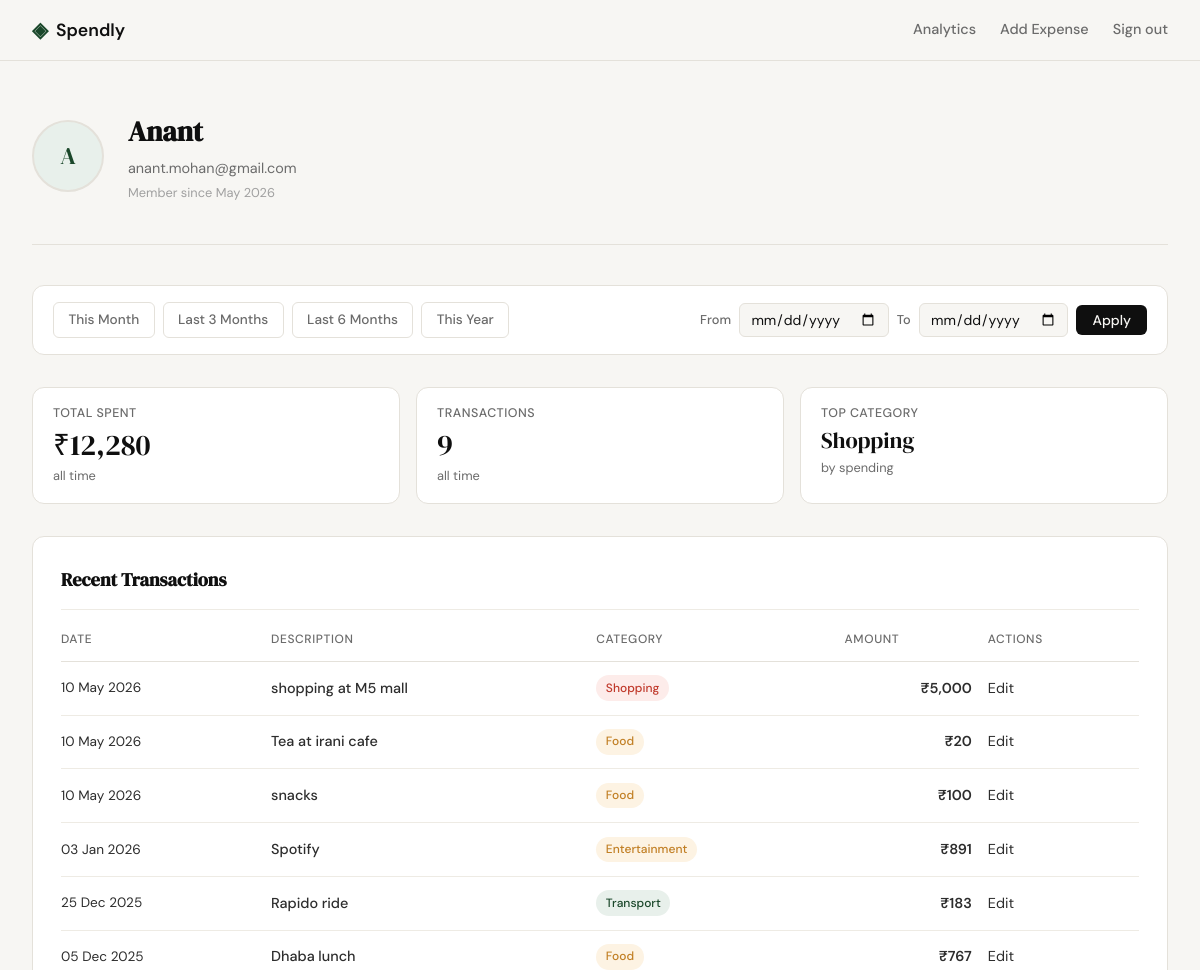
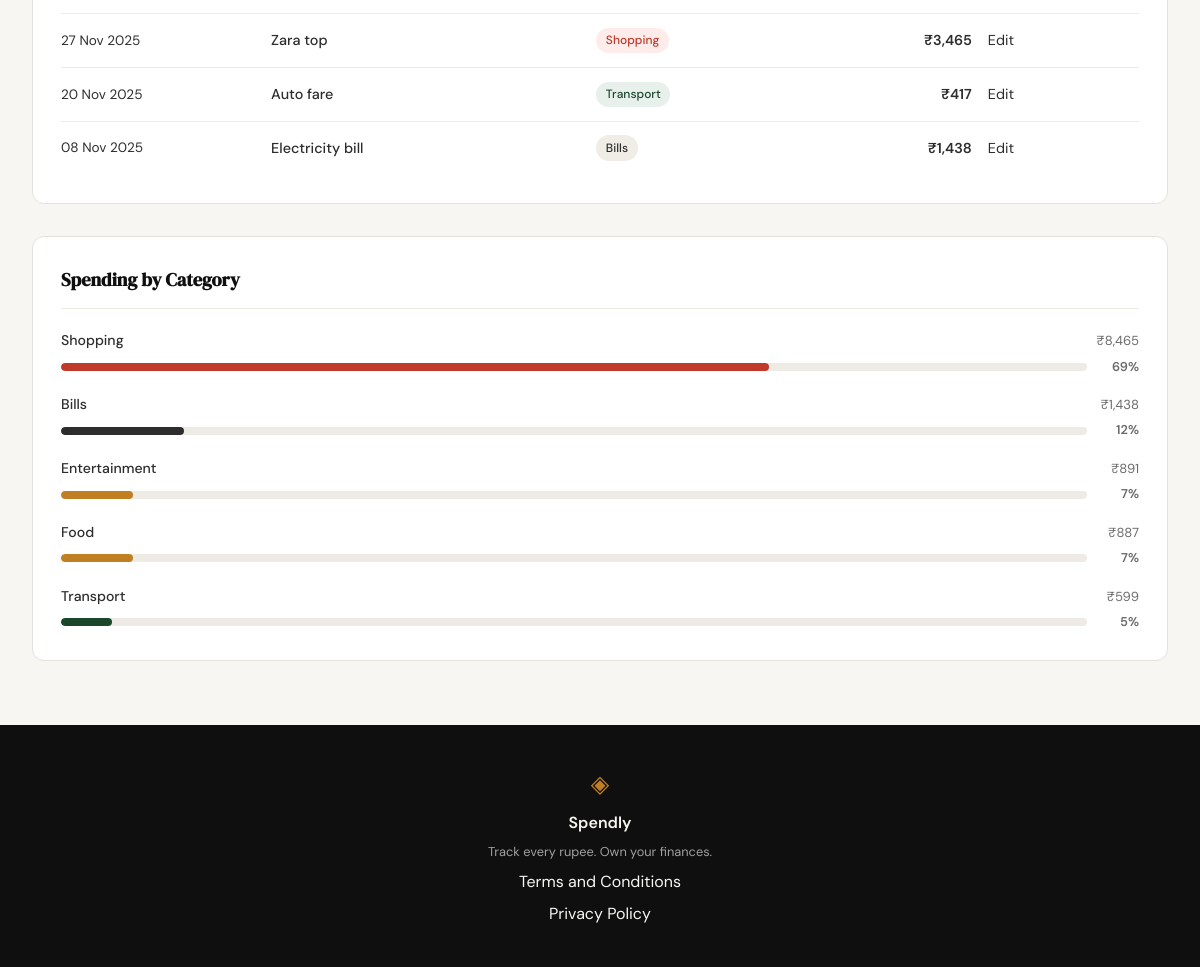
/profile (signed in), run on the app's committed database (2 pictures, top to bottom).
### tables this page shows
CREATE TABLE users (
            id            INTEGER   PRIMARY KEY AUTOINCREMENT,
            name          TEXT      NOT NULL,
            email         TEXT      UNIQUE NOT NULL,
            password_hash TEXT      NOT NULL,
            created_at    TIMESTAMP DEFAULT CURRENT_TIMESTAMP
        );

CREATE TABLE expenses (
            id         INTEGER   PRIMARY KEY AUTOINCREMENT,
            user_id    INTEGER   NOT NULL REFERENCES users(id) ON DELETE CASCADE,
            title      TEXT      NOT NULL,
            amount     REAL      NOT NULL,
            category   TEXT      NOT NULL CHECK(category IN (
                           'Food','Transport','Shopping','Bills',
                           'Entertainment','Health','Other')),
            date       TEXT      NOT NULL,
            note       TEXT,
            created_at TIMESTAMP DEFAULT CURRENT_TIMESTAMP
        );

### app.py (the view)
@app.route("/profile")
def profile():
    if not session.get("user_id"):
        return redirect(url_for("login"))
    today = date.today()
    presets = [
        {"label": "This Month",    "key": "this_month",    "from_date": today.replace(day=1).isoformat(),       "to_date": today.isoformat()},
        {"label": "Last 3 Months", "key": "last_3_months", "from_date": _months_ago(today, 3).isoformat(),      "to_date": today.isoformat()},
        {"label": "Last 6 Months", "key": "last_6_months", "from_date": _months_ago(today, 6).isoformat(),      "to_date": today.isoformat()},
        {"label": "This Year",     "key": "this_year",     "from_date": date(today.year, 1, 1).isoformat(),     "to_date": today.isoformat()},
    ]
    raw_from = request.args.get("from", "").strip()
    raw_to   = request.args.get("to",   "").strip()
    if raw_from and raw_to:
        try:
            datetime.strptime(raw_from, "%Y-%m-%d")
            datetime.strptime(raw_to,   "%Y-%m-%d")
        except ValueError:
            abort(400)
        from_date, to_date = raw_from, raw_to
    else:
        from_date = to_date = None
    active_preset = next(
        (p["key"] for p in presets if from_date == p["from_date"] and to_date == p["to_date"]),
        None,
    )
    if from_date and to_date:
        if active_preset:
            filter_label = next(p["label"] for p in presets if p["key"] == active_preset)
        else:
            d_from = datetime.strptime(from_date, "%Y-%m-%d")
            d_to   = datetime.strptime(to_date,   "%Y-%m-%d")
            filter_label = f"{d_from.strftime('%d %b')} – {d_to.strftime('%d %b %Y')}"
    else:
        filter_label = "all time"
    raw_user = get_user_by_id(session["user_id"])
    name_parts = raw_user["name"].split()
    initials = (name_parts[0][0] + (name_parts[-1][0] if len(name_parts) > 1 else "")).upper()
    member_since = datetime.strptime(
        raw_user["created_at"][:10], "%Y-%m-%d"
    ).strftime("%B %Y")
    user = {
        "name": raw_user["name"],
        "email": raw_user["email"],
        "initials": initials,
        "member_since": member_since,
    }
    raw_stats = get_expense_stats(session["user_id"], from_date=from_date, to_date=to_date)
    stats = {
        "total_spent": f"₹{raw_stats['total_spent']:,.0f}",
        "transaction_count": raw_stats["transaction_count"],
        "top_category": raw_stats["top_category"],
    }
    raw_txns = get_recent_expenses(session["user_id"], limit=10, from_date=from_date, to_date=to_date)
    transactions = [
        {
            "id": t["id"],
            "date": datetime.strptime(t["date"], "%Y-%m-%d").strftime("%d %b %Y"),
            "description": t["title"],
            "category": t["category"],
            "amount": f"₹{t['amount']:,.0f}",
        }
        for t in raw_txns
    ]
    categories = get_category_breakdown(session["user_id"], from_date=from_date, to_date=to_date)
    return render_template(
        "profile.html",
        user=user,
        stats=stats,
        transactions=transactions,
        categories=categories,
        presets=presets,
        filter_dates={"from_date": from_date or "", "to_date": to_date or "", "active_preset": active_preset},
        filter_label=filter_label,
    )

### app.py (called while the page is built)
def _months_ago(ref, n):
    total = ref.year * 12 + ref.month - 1 - n
    y, m = divmod(total, 12)
    m += 1
    d = min(ref.day, calendar.monthrange(y, m)[1])
    return date(y, m, d)

### database/db.py (called while the page is built)
def get_db():
    conn = sqlite3.connect(DB_PATH)
    conn.row_factory = sqlite3.Row
    conn.execute("PRAGMA foreign_keys = ON")
    return conn

def get_user_by_id(user_id):
    conn = get_db()
    row = conn.execute(
        "SELECT id, name, email, created_at FROM users WHERE id = ?", (user_id,)
    ).fetchone()
    conn.close()
    return row

def get_recent_expenses(user_id, limit=10, from_date=None, to_date=None):
    conn = get_db()
    sql = ("SELECT id, title, amount, category, date FROM expenses "
           "WHERE user_id = ?")
    params = [user_id]
    if from_date is not None and to_date is not None:
        sql += " AND date BETWEEN ? AND ?"
        params += [from_date, to_date]
    sql += " ORDER BY date DESC, id DESC LIMIT ?"
    params.append(limit)
    rows = conn.execute(sql, params).fetchall()
    conn.close()
    return rows

def get_category_breakdown(user_id, from_date=None, to_date=None):
    conn = get_db()
    sql = ("SELECT category, SUM(amount) AS total FROM expenses "
           "WHERE user_id = ?")
    params = [user_id]
    if from_date is not None and to_date is not None:
        sql += " AND date BETWEEN ? AND ?"
        params += [from_date, to_date]
    sql += " GROUP BY category ORDER BY total DESC"
    rows = conn.execute(sql, params).fetchall()
    conn.close()
    grand_total = sum(r["total"] for r in rows) or 1
    return [
        {
            "name": r["category"],
            "amount": f"₹{r['total']:,.0f}",
            "pct": round(r["total"] / grand_total * 100),
        }
        for r in rows
    ]

### templates/profile.html (shortened to what this page needs)
{% extends "base.html" %}
{% block head %}
<link rel="stylesheet" href="{{ url_for('static', filename='css/profile.css') }}">
{% endblock %}
{% block content %}
<div class="profile-page">
  <section class="profile-hero">
    <div class="profile-hero-inner">
      <div class="profile-avatar">{{ user.initials }}</div>
      <div class="profile-identity">
        <h1 class="profile-name">{{ user.name }}</h1>
        <p class="profile-email">{{ user.email }}</p>
        <p class="profile-since">Member since {{ user.member_since }}</p>
      </div>
    </div>
  </section>
  <section class="filter-bar">
    <div class="filter-presets">
      {% for p in presets %}
      <a class="filter-preset {% if filter_dates.active_preset == p.key %}filter-preset--active{% endif %}"
         href="{{ url_for('profile') }}?from={{ p.from_date }}&to={{ p.to_date }}">
        {{ p.label }}
      </a>
      {% endfor %}
    </div>
    <form class="filter-form" method="GET" action="{{ url_for('profile') }}">
      <div class="filter-inputs">
        <label class="filter-label-text" for="filter-from">From</label>
        <input class="form-input filter-date-input" type="date" id="filter-from"
               name="from" value="{{ filter_dates.from_date }}">
        <label class="filter-label-text" for="filter-to">To</label>
        <input class="form-input filter-date-input" type="date" id="filter-to"
               name="to" value="{{ filter_dates.to_date }}">
        <button type="submit" class="btn-primary filter-apply-btn">Apply</button>
      </div>
    </form>
  </section>
  <div class="profile-body">
    <section class="profile-stats">
      <div class="stat-card">
        <span class="stat-label">Total Spent</span>
        <span class="stat-value">{{ stats.total_spent }}</span>
        <span class="stat-sub">{{ filter_label }}</span>
      </div>
      <div class="stat-card">
        <span class="stat-label">Transactions</span>
        <span class="stat-value">{{ stats.transaction_count }}</span>
        <span class="stat-sub">{{ filter_label }}</span>
      </div>
      <div class="stat-card">
        <span class="stat-label">Top Category</span>
        <span class="stat-value stat-value--sm">{{ stats.top_category }}</span>
        <span class="stat-sub">by spending</span>
      </div>
    </section>
    <section class="profile-section">
      <h2 class="profile-section-title">Recent Transactions</h2>
      <div class="profile-table-wrap">
        <table class="profile-table">
          <thead>
            <tr>
              <th>Date</th>
              <th>Description</th>
              <th>Category</th>
              <th class="col-right">Amount</th>
              <th>Actions</th>
            </tr>
          </thead>
          <tbody>
            {% for tx in transactions %}
            <tr>
              <td class="tx-date">{{ tx.date }}</td>
              <td class="tx-desc">{{ tx.description }}</td>
              <td>
                <span class="tx-badge tx-badge--{{ tx.category | lower | replace(' ', '-') }}">
                  {{ tx.category }}
                </span>
              </td>
              <td class="tx-amount">{{ tx.amount }}</td>
              <td class="tx-actions">
                <a href="{{ url_for('edit_expense', id=tx.id) }}" class="tx-edit-link">Edit</a>
              </td>
            </tr>
            {% endfor %}
          </tbody>
        </table>
      </div>
    </section>
    <section class="profile-section">
      <h2 class="profile-section-title">Spending by Category</h2>
      <div class="profile-categories">
        {% for cat in categories %}
        <div class="cat-row">
          <div class="cat-meta">
            <span class="cat-name">{{ cat.name }}</span>
            <span class="cat-amount">{{ cat.amount }}</span>
          </div>
          <div class="cat-bar-wrap">
            <div class="cat-bar-track">
              <div class="cat-bar-fill cat-bar--{{ cat.name | lower | replace(' ', '-') }}"
                   style="--fill: {{ cat.pct }}%"></div>
            </div>
            <span class="cat-pct">{{ cat.pct }}%</span>
          </div>
        </div>
        {% endfor %}
      </div>
    </section>
  </div>
</div>
{% endblock %}

### templates/base.html (shortened to what this page needs)
<!DOCTYPE html>
<html lang="en">
<head>
    <link rel="stylesheet" href="{{ url_for('static', filename='css/style.css') }}">
    {% block head %}{% endblock %}
</head>
<body>
    <nav class="navbar">
        <div class="nav-inner">
            <a href="{{ url_for('landing') }}" class="nav-brand">
                <span class="brand-icon">◈</span>
                <span class="brand-name">Spendly</span>
            </a>
            <div class="nav-links">
                {% if session.get('user_id') %}
                    <a href="{{ url_for('analytics') }}" class="{% if request.endpoint == 'analytics' %}nav-active{% endif %}">Analytics</a>
                    <a href="{{ url_for('add_expense') }}" class="{% if request.endpoint == 'add_expense' %}nav-active{% endif %}">Add Expense</a>
                    <a href="{{ url_for('logout') }}">Sign out</a>
                {% else %}
                    <a href="{{ url_for('login') }}">Sign in</a>
                    <a href="{{ url_for('register') }}" class="nav-cta">Get started</a>
                {% endif %}
            </div>
        </div>
    </nav>
    <main class="main-content">
        {% block content %}{% endblock %}
    </main>
    <footer class="footer">
        <div class="footer-inner">
            <span class="brand-icon">◈</span>
            <span class="footer-name">Spendly</span>
            <p class="footer-copy">Track every rupee. Own your finances.</p>
            <a href="/terms">Terms and Conditions</a>
            <a href="/privacy">Privacy Policy</a>
        </div>
    </footer>
</body>
</html>

### static/css/style.css (style rules this page uses)
:root { --ink: #0f0f0f; --ink-soft: #2d2d2d; --ink-muted: #6b6b6b; --ink-faint: #a0a0a0; --paper: #f7f6f3; --paper-warm: #f0ede6; --paper-card: #ffffff; --accent: #1a472a; --accent-light: #e8f0eb; --accent-2: #c17f24; --accent-2-light: #fdf3e3; --danger: #c0392b; --danger-light: #fdecea; --border: #e4e1da; --border-soft: #eeebe4; --font-display: 'DM Serif Display', Georgia, serif; --font-body: 'DM Sans', system-ui, sans-serif; --max-width: 1200px; --auth-width: 440px; --radius-sm: 6px; --radius-md: 12px; --radius-lg: 20px; }
*, *::before, *::after { box-sizing: border-box; margin: 0; padding: 0; }
html { font-size: 16px; scroll-behavior: smooth; }
body { background: var(--paper); color: var(--ink); font-family: var(--font-body); font-size: 1rem; line-height: 1.6; -webkit-font-smoothing: antialiased; }
a { color: inherit; text-decoration: none; }
.navbar { position: sticky; top: 0; z-index: 100; background: var(--paper); border-bottom: 1px solid var(--border); padding: 0 2rem; }
.nav-inner { max-width: var(--max-width); margin: 0 auto; height: 60px; display: flex; align-items: center; justify-content: space-between; }
.nav-brand { display: flex; align-items: center; gap: 0.5rem; font-family: var(--font-body); font-weight: 600; font-size: 1.1rem; color: var(--ink); }
.brand-icon { color: var(--accent); font-size: 1.3rem; }
.brand-name { color: var(--ink); }
.nav-links { display: flex; align-items: center; gap: 1.5rem; font-size: 0.9rem; font-weight: 500; }
.nav-links a { color: var(--ink-muted); transition: color 0.2s; }
.main-content { min-height: calc(100vh - 60px - 100px); }
.btn-primary { display: inline-block; background: var(--ink); color: var(--paper); padding: 0.65rem 1.5rem; border-radius: var(--radius-sm); font-family: var(--font-body); font-size: 0.9rem; font-weight: 500; cursor: pointer; border: none; transition: background 0.2s; text-decoration: none; }
.form-input { width: 100%; padding: 0.6rem 0.875rem; border: 1px solid var(--border); border-radius: var(--radius-sm); font-family: var(--font-body); font-size: 0.95rem; color: var(--ink); background: var(--paper); outline: none; transition: border-color 0.2s; }
.form-input::placeholder { color: var(--ink-faint); }
.footer { background: var(--ink); color: var(--paper); padding: 2.5rem 2rem; text-align: center; }
.footer-inner { display: flex; flex-direction: column; align-items: center; gap: 0.4rem; }
.footer .brand-icon { color: var(--accent-2); font-size: 1.5rem; }
.footer-name { font-weight: 600; font-size: 1rem; }
.footer-copy { font-size: 0.8rem; color: var(--ink-faint); }

### data on the page
users: name "Anant", email "anant.mohan@gmail.com"
expenses: date "10 May 2026", description "shopping at M5 mall", category "Shopping", amount "₹5,000"
expenses: date "10 May 2026", description "Tea at irani cafe", category "Food", amount "₹20"
expenses: date "10 May 2026", description "snacks", category "Food", amount "₹100"
expenses: date "03 Jan 2026", description "Spotify", category "Entertainment", amount "₹891"
expenses: date "25 Dec 2025", description "Rapido ride", category "Transport", amount "₹183"
expenses: date "05 Dec 2025", description "Dhaba lunch", category "Food", amount "₹767"
expenses: date "27 Nov 2025", description "Zara top", category "Shopping", amount "₹3,465"
expenses: date "20 Nov 2025", description "Auto fare", category "Transport", amount "₹417"
expenses: date "08 Nov 2025", description "Electricity bill", category "Bills", amount "₹1,438"

### other printed values
{{ user.initials }} "A"
{{ user.member_since }} "May 2026"
{{ p.label }} "This Month" "Last 3 Months" "Last 6 Months" "This Year"
{{ stats.total_spent }} "₹12,280"
{{ filter_label }} "all time"
{{ stats.transaction_count }} "9"
{{ stats.top_category }} "Shopping"
{{ cat.name }} "Shopping" "Bills" "Entertainment" "Food" "Transport"
{{ cat.amount }} "₹8,465" "₹1,438" "₹891" "₹887" "₹599"
{{ cat.pct }} "69" "12" "7" "7" "5"
